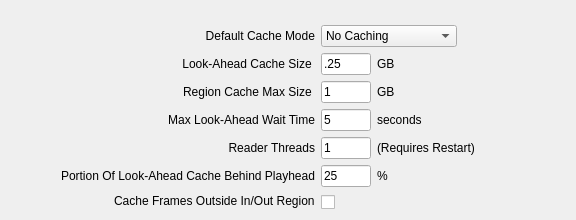
     <widget class="QWidget" name="cachingTab">
      <attribute name="title">
       <string>Caching</string>
      </attribute>
      <layout class="QHBoxLayout" name="horizontalLayout_34">
       <property name="topMargin">
        <number>25</number>
       </property>
       <item>
        <spacer name="horizontalSpacer_36">
         <property name="orientation">
          <enum>Qt::Horizontal</enum>
         </property>
         <property name="sizeType">
          <enum>QSizePolicy::MinimumExpanding</enum>
         </property>
         <property name="sizeHint" stdset="0">
          <size>
           <width>50</width>
           <height>20</height>
          </size>
         </property>
        </spacer>
       </item>
       <item>
        <layout class="QFormLayout" name="formLayout_10">
         <property name="fieldGrowthPolicy">
          <enum>QFormLayout::FieldsStayAtSizeHint</enum>
         </property>
         <property name="labelAlignment">
          <set>Qt::AlignRight|Qt::AlignTrailing|Qt::AlignVCenter</set>
         </property>
         <item row="0" column="0">
          <widget class="QLabel" name="label_37">
           <property name="text">
            <string>Default Cache Mode</string>
           </property>
           <property name="alignment">
            <set>Qt::AlignRight|Qt::AlignTrailing|Qt::AlignVCenter</set>
           </property>
          </widget>
         </item>
         <item row="0" column="1">
          <layout class="QHBoxLayout" name="horizontalLayout_14">
           <item>
            <widget class="QComboBox" name="cacheModeCombo">
             <item>
              <property name="text">
               <string>No Caching</string>
              </property>
             </item>
             <item>
              <property name="text">
               <string>Region Cache</string>
              </property>
             </item>
             <item>
              <property name="text">
               <string>Look-Ahead Cache</string>
              </property>
             </item>
            </widget>
           </item>
           <item>
            <spacer name="horizontalSpacer_14">
             <property name="orientation">
              <enum>Qt::Horizontal</enum>
             </property>
             <property name="sizeHint" stdset="0">
              <size>
               <width>40</width>
               <height>20</height>
              </size>
             </property>
            </spacer>
           </item>
          </layout>
         </item>
         <item row="1" column="0">
          <widget class="QLabel" name="label_92">
           <property name="text">
            <string>Look-Ahead Cache Size </string>
           </property>
           <property name="alignment">
            <set>Qt::AlignRight|Qt::AlignTrailing|Qt::AlignVCenter</set>
           </property>
          </widget>
         </item>
         <item row="1" column="1">
          <layout class="QHBoxLayout" name="horizontalLayout_57">
           <item>
            <widget class="QLineEdit" name="lookAheadCacheSize64Edit">
             <property name="maximumSize">
              <size>
               <width>50</width>
               <height>16777215</height>
              </size>
             </property>
             <property name="text">
              <string>.25</string>
             </property>
            </widget>
           </item>
           <item>
            <widget class="QLabel" name="label_91">
             <property name="text">
              <string>GB</string>
             </property>
            </widget>
           </item>
           <item>
            <spacer name="horizontalSpacer_61">
             <property name="orientation">
              <enum>Qt::Horizontal</enum>
             </property>
             <property name="sizeHint" stdset="0">
              <size>
               <width>40</width>
               <height>20</height>
              </size>
             </property>
            </spacer>
           </item>
          </layout>
         </item>
         <item row="2" column="0">
          <widget class="QLabel" name="label_95">
           <property name="text">
            <string>Region Cache Max Size </string>
           </property>
           <property name="alignment">
            <set>Qt::AlignRight|Qt::AlignTrailing|Qt::AlignVCenter</set>
           </property>
          </widget>
         </item>
         <item row="2" column="1">
          <layout class="QHBoxLayout" name="horizontalLayout_59">
           <item>
            <widget class="QLineEdit" name="regionCacheSize64Edit">
             <property name="maximumSize">
              <size>
               <width>50</width>
               <height>16777215</height>
              </size>
             </property>
             <property name="text">
              <string>1</string>
             </property>
            </widget>
           </item>
           <item>
            <widget class="QLabel" name="label_94">
             <property name="text">
              <string>GB</string>
             </property>
            </widget>
           </item>
           <item>
            <spacer name="horizontalSpacer_63">
             <property name="orientation">
              <enum>Qt::Horizontal</enum>
             </property>
             <property name="sizeHint" stdset="0">
              <size>
               <width>40</width>
               <height>20</height>
              </size>
             </property>
            </spacer>
           </item>
          </layout>
         </item>
         <item row="3" column="0">
          <widget class="QLabel" name="label_50">
           <property name="text">
            <string>Max Look-Ahead Wait Time</string>
           </property>
           <property name="alignment">
            <set>Qt::AlignRight|Qt::AlignTrailing|Qt::AlignVCenter</set>
           </property>
          </widget>
         </item>
         <item row="3" column="1">
          <layout class="QHBoxLayout" name="horizontalLayout_4">
           <item>
            <widget class="QLineEdit" name="bufferWaitEdit">
             <property name="maximumSize">
              <size>
               <width>50</width>
               <height>16777215</height>
              </size>
             </property>
             <property name="text">
              <string>5</string>
             </property>
            </widget>
           </item>
           <item>
            <widget class="QLabel" name="label_49">
             <property name="text">
              <string>seconds</string>
             </property>
            </widget>
           </item>
           <item>
            <spacer name="horizontalSpacer_4">
             <property name="orientation">
              <enum>Qt::Horizontal</enum>
             </property>
             <property name="sizeHint" stdset="0">
              <size>
               <width>40</width>
               <height>20</height>
              </size>
             </property>
            </spacer>
           </item>
          </layout>
         </item>
         <item row="4" column="0">
          <widget class="QLabel" name="label_48">
           <property name="text">
            <string>Reader Threads</string>
           </property>
           <property name="alignment">
            <set>Qt::AlignRight|Qt::AlignTrailing|Qt::AlignVCenter</set>
           </property>
          </widget>
         </item>
         <item row="4" column="1">
          <layout class="QHBoxLayout" name="horizontalLayout_5">
           <item>
            <widget class="QLineEdit" name="rthreadEdit">
             <property name="maximumSize">
              <size>
               <width>50</width>
               <height>12312312</height>
              </size>
             </property>
             <property name="text">
              <string>1</string>
             </property>
            </widget>
           </item>
           <item>
            <widget class="QLabel" name="label_12">
             <property name="text">
              <string>(Requires Restart)</string>
             </property>
            </widget>
           </item>
           <item>
            <spacer name="horizontalSpacer_5">
             <property name="orientation">
              <enum>Qt::Horizontal</enum>
             </property>
             <property name="sizeHint" stdset="0">
              <size>
               <width>40</width>
               <height>20</height>
              </size>
             </property>
            </spacer>
           </item>
          </layout>
         </item>
         <item row="5" column="0">
          <widget class="QLabel" name="label_51">
           <property name="text">
            <string>Portion Of Look-Ahead Cache Behind Playhead</string>
           </property>
           <property name="alignment">
            <set>Qt::AlignRight|Qt::AlignTrailing|Qt::AlignVCenter</set>
           </property>
          </widget>
         </item>
         <item row="5" column="1">
          <layout class="QHBoxLayout" name="horizontalLayout_6">
           <item>
            <widget class="QLineEdit" name="lookBehindFracEdit">
             <property name="maximumSize">
              <size>
               <width>50</width>
               <height>16777215</height>
              </size>
             </property>
             <property name="text">
              <string>25</string>
             </property>
            </widget>
           </item>
           <item>
            <widget class="QLabel" name="label_13">
             <property name="text">
              <string>%</string>
             </property>
            </widget>
           </item>
           <item>
            <spacer name="horizontalSpacer_6">
             <property name="orientation">
              <enum>Qt::Horizontal</enum>
             </property>
             <property name="sizeHint" stdset="0">
              <size>
               <width>40</width>
               <height>20</height>
              </size>
             </property>
            </spacer>
           </item>
          </layout>
         </item>
         <item row="6" column="0">
          <widget class="QLabel" name="catcheFramesOutsideRegionLabel">
           <property name="text">
            <string>Cache Frames Outside In/Out Region</string>
           </property>
          </widget>
         </item>
         <item row="6" column="1">
          <widget class="QCheckBox" name="cacheOutsideRegionToggle">
           <property name="styleSheet">
            <string>margin-top: 2px;</string>
           </property>
          </widget>
         </item>
        </layout>
       </item>
       <item>
        <spacer name="horizontalSpacer_37">
         <property name="orientation">
          <enum>Qt::Horizontal</enum>
         </property>
         <property name="sizeType">
          <enum>QSizePolicy::MinimumExpanding</enum>
         </property>
         <property name="sizeHint" stdset="0">
          <size>
           <width>50</width>
           <height>20</height>
          </size>
         </property>
        </spacer>
       </item>
      </layout>
     </widget>
